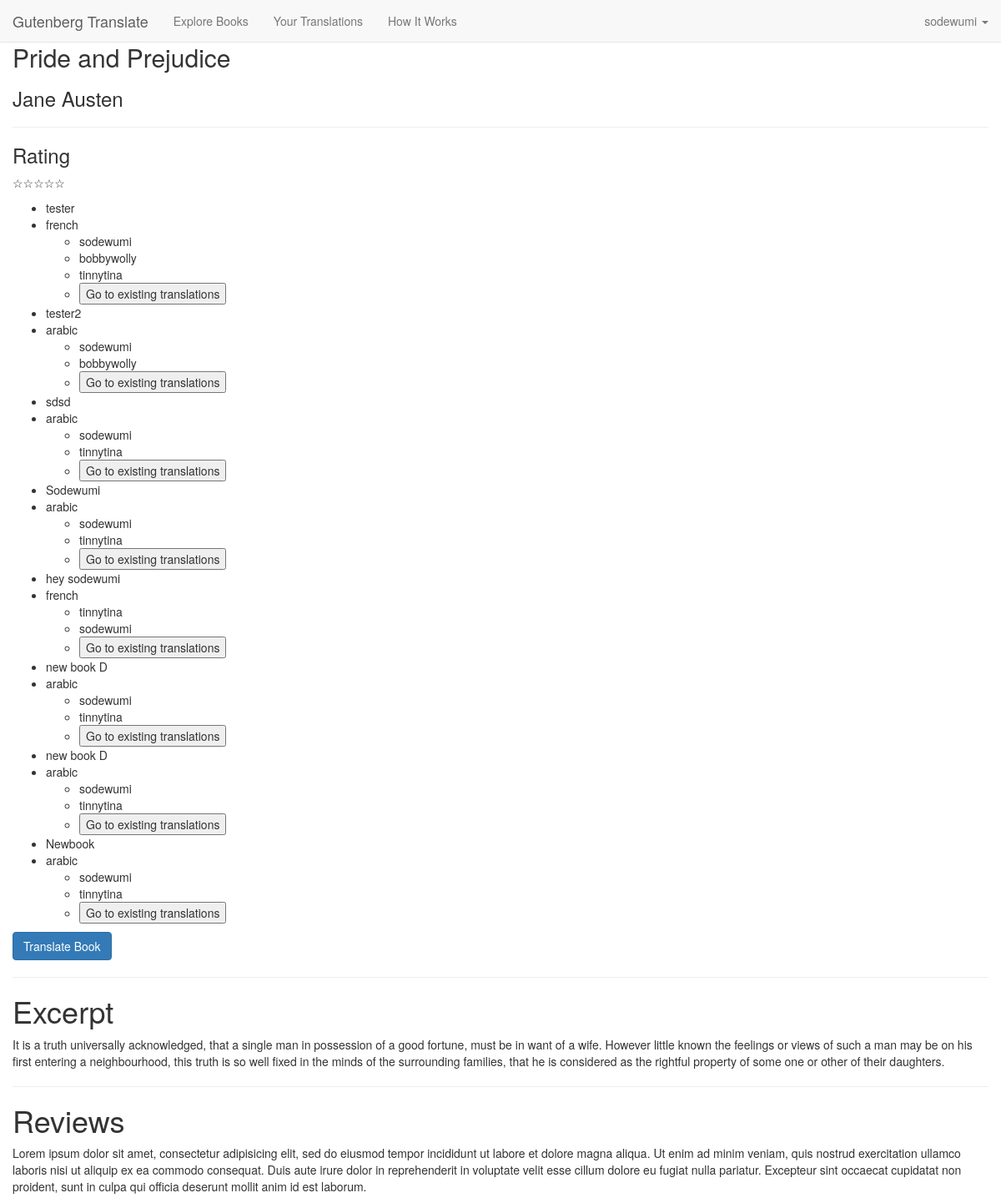
The page /description/42671 (signed in) on the database its author committed.
### model.py (models this page shows, shortened)
class Book(db.Model):
    __tablename__ = "books"
    book_id = db.Column(db.Integer, primary_key=True, autoincrement=True)
    name = db.Column(db.String(50), nullable=False)
    author = db.Column(db.String(45))
    reviews = db.Column(db.String())
    rating = db.Column(db.Integer)
    cover = db.Column(db.String())
    genre_name = db.Column(db.String(10))
    gutenberg_extraction_num = db.Column(db.String(10))
    isbn = db.Column(db.String(10))
    chapters = db.relationship("Chapter", backref="book")
    groups = db.relationship("Group", backref=db.backref("books"),
        secondary="bookgroups")

class Group(db.Model):
    __tablename__ = "groups"
    group_id = db.Column(db.Integer, primary_key=True, autoincrement=True)
    group_name = db.Column(db.String(30), nullable=False)

class BookGroup(db.Model):
    __tablename__ = "bookgroups"
    bookgroup_id = db.Column(db.Integer, primary_key=True, autoincrement=True)
    language = db.Column(db.String(15))
    group_id = db.Column(db.Integer, db.ForeignKey("groups.group_id"))
    book_id = db.Column(db.Integer, db.ForeignKey("books.book_id"))
    translations = db.relationship("Translation", backref="bookgroups")
    group = db.relationship("Group", backref=db.backref("bookgroups"))

class User(db.Model):
    __tablename__ = "users"
    user_id = db.Column(db.Integer, primary_key=True, autoincrement=True)
    email = db.Column(db.String(50), nullable=False, unique=True)
    password = db.Column(db.String(15), nullable=False)
    username = db.Column(db.String(15), nullable=False, unique=True)
    groups = db.relationship("Group", backref=db.backref("users"),
            secondary="usergroups")

### server.py (the view)
@app.route("/description/<int:gutenberg_extraction_number>", methods=["GET"])
def display_book_description(gutenberg_extraction_number):
    book_obj = Book.query.filter_by(gutenberg_extraction_num =
        gutenberg_extraction_number).one()
    if len(book_obj.chapters) > 0:
        book_obj_paragraphs = book_obj.chapters[1].paragraphs[0:3]
        book_obj_text = ""
        for p in book_obj_paragraphs:
            book_obj_text += " " + p.untranslated_paragraph
        book_obj_text[0:250]
    else:
        book_obj_text = None
    current_user = User.query.filter(User.user_id == session[u'login'][1]).one()
    current_book_groups_list = book_obj.groups
    current_user_groups_list = current_user.groups
    book_group_id_list = {group.group_id for group in current_book_groups_list}
    user_group_id_list = {group.group_id for group in current_user_groups_list}
    intersection = book_group_id_list & user_group_id_list
    groups_translating = Group.query.filter(Group.group_id.in_(intersection)).all()
    return render_template("book_description.html", display_book = book_obj,
        gutenberg_extraction_number=gutenberg_extraction_number, groups_list = groups_translating,
        display_text = book_obj_text)

### templates/book_description.html (shortened to what this page needs)
{% extends 'base.html' %}
{% block body %}
<div id="book_info">
    <p id="book_cover">
    </p>
    <div id="basic_book_info">
        <h2>{{ display_book.name }}</h2>
        <h3>{{ display_book.author }}</h3>
        <hr>
        <div id="book_rating">
            <h3>Rating</h3>
            <p>
                <span>☆</span><span>☆</span><span>☆</span><span>☆</span><span>☆</span>
            </p>
        </div>
        {% if groups_list %}
            <ul>
                {% for group in groups_list %}
                <li>{{ group.group_name }}</li>
                <li>
                    {{ group.bookgroups[0].language }}
                </li>
                    <ul>
                        {% for user in group.users %}
                        <li>{{ user.username }}</li>
                        {% endfor %}
                        <li>
                            <form class="edit_book_form" action="/rendertranslations"
                                    method="GET" data-bookId ="{{ display_book.book_id }}"
                                    data-language="{{  group.bookgroups[0].language }}"
                                    data-groupid="{{ group.group_id }}">
                                <input type="submit" value='Go to existing translations'>
                            </form>
                        </li>
                    </ul>
                {% endfor %}
            </ul>
        {% endif %}
        <button type="button" class="btn btn-primary" data-toggle="modal"
                data-target="#add_book_form">
            Translate Book
        </button>
    </div>
</div>
{% if display_text %}
<hr>
<div id="book_excerpt">
    <h1>Excerpt</h1>
    <p>
        {{ display_text }}
    </p>
</div>
{% endif %}
<hr>
<div id="book_reviews">
    <h1>Reviews</h1>
    <p>
        Lorem ipsum dolor sit amet, consectetur adipisicing elit, sed do eiusmod
        tempor incididunt ut labore et dolore magna aliqua. Ut enim ad minim veniam,
        quis nostrud exercitation ullamco laboris nisi ut aliquip ex ea commodo
        consequat. Duis aute irure dolor in reprehenderit in voluptate velit esse
        cillum dolore eu fugiat nulla pariatur. Excepteur sint occaecat cupidatat non
        proident, sunt in culpa qui officia deserunt mollit anim id est laborum.
    </p>
</div>
{% endblock %}

### templates/base.html (shortened to what this page needs)
<!DOCTYPE html>
<html class="full">
<head>
    <link rel="stylesheet" type="text/css" href="/static/bootstrap/css/bootstrap.css">
    <link rel="stylesheet" type="text/css" href="/static/css/style.css">
    <link rel="stylesheet" href="static/font-awesome/css/font-awesome.min.css">
</head>
<body>
    <nav class="navbar navbar-default navbar-fixed-top">
      <div class="container-fluid">
        <div class="navbar-header">
          <a class="navbar-brand" href="/">Gutenberg Translate</a>
        </div>
        <div class="collapse navbar-collapse" id="bs-example-navbar-collapse-1">
          <ul class="nav navbar-nav">
            <li><a href="/explore">Explore Books</a></li>
            {% if session.get('login') %}
            <li><a href="/profile/{{ session['login'][1] }}">Your Translations</a></li>
            {%endif%}
            <li><a href="#">How It Works</a></li>
          </ul>
          <ul class="nav navbar-nav navbar-right">
            {% if session.get('login') %}
            <li class="dropdown">
                <a href="#" class="dropdown-toggle" data-toggle="dropdown" role="button" aria-expanded="false"> {{ session['login'][0] }} <span class="caret"></span></a>
            </li>
            {% else %}
            <li><a href="/">Login</a></li>
            {% endif %}
          </ul>
        </div>
      </div>
    </nav>
    <div id="block" class="container-fluid">
        {% block body %}
        {% endblock %}
    </div>
</body>
</html>

### static/css/style.css (style rules this page uses)
.navbar { margin-bottom: 0px; }

### rows shown on the page
Book: name "Pride and Prejudice", author "Jane Austen"
Group: group_name "tester", language "french"
User: username "sodewumi"
User: username "bobbywolly"
User: username "tinnytina"
Group: group_name "tester2", language "arabic"
Group: group_name "sdsd", language "arabic"
Group: group_name "Sodewumi", language "arabic"
Group: group_name "hey sodewumi", language "french"
Group: group_name "new book D", language "arabic"
Group: group_name "new book D", language "arabic"
Group: group_name "Newbook", language "arabic"

### other values the page prints
{{ session['login'][0] }} "sodewumi"
